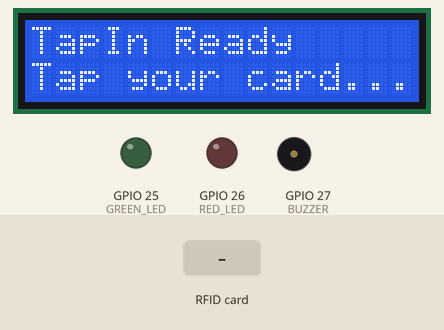
Simulated run of this sketch. Board: ESP32. Parts: 16×2 character LCD, output pins drawn as LEDs (lit = HIGH), buzzer (waves = sounding, pin HIGH). Inputs (shaded band) come from the test bench. What the sketch prints to the serial monitor is not drawn.

Above: at 3.6 s.
3.7 s: RFID card 5E 7A 19 C4 held to the reader
At 3.91 s:
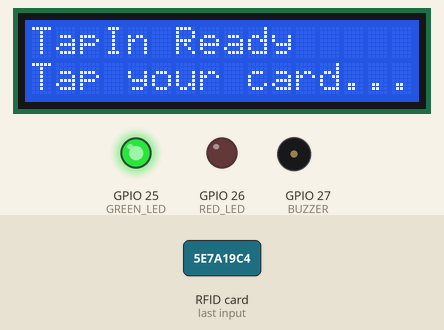
At 5.0 s:
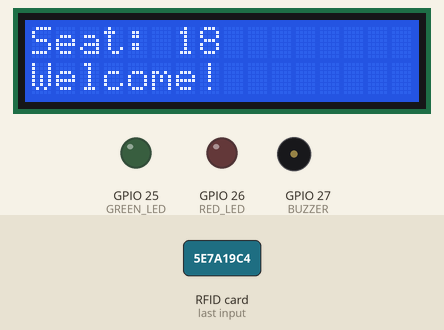
Timing chart, 0 to 6.7 s (numbered marks = the images above; inputs shaded):
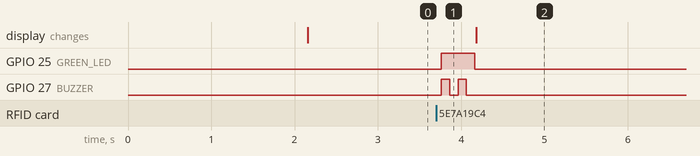

The sketch:

TapIn_Working_Corrected_TRIAL_.ino
```cpp
// ============================================
// TapIn RFID - WORKING VERSION
// ============================================
// Corrected pin configuration + Seat display, LED, Buzzer

#include <SPI.h>
#include <MFRC522.h>
#include <Wire.h>
#include <LiquidCrystal_I2C.h>

// CORRECTED PINS
#define SS_PIN 5
#define RST_PIN 0       // ← CORRECT PIN (was GPIO 4 - WRONG!)
#define SCK_PIN 14
#define MOSI_PIN 19
#define MISO_PIN 23

// LED and Buzzer pins
#define GREEN_LED 25
#define RED_LED 26
#define BUZZER 27

// LCD I2C (0x27 or 0x3F - adjust if needed)
LiquidCrystal_I2C lcd(0x27, 16, 2);

MFRC522 rfid(SS_PIN, RST_PIN);
MFRC522::MIFARE_Key key;

// Store current card UID
byte currentUID[4];
boolean cardPresent = false;

void setup() {
  Serial.begin(9600);   // ← CORRECT BAUD RATE (was 115200 - WRONG!)

  // Setup pins
  pinMode(GREEN_LED, OUTPUT);
  pinMode(RED_LED, OUTPUT);
  pinMode(BUZZER, OUTPUT);

  // Initialize LCD
  lcd.init();
  lcd.backlight();
  lcd.print("TapIn Loading...");
  delay(2000);
  lcd.clear();

  // Initialize SPI and RFID
  SPI.begin(SCK_PIN, MISO_PIN, MOSI_PIN, SS_PIN);
  rfid.PCD_Init();

  // Setup RFID key
  for (byte i = 0; i < 6; i++) {
    key.keyByte[i] = 0xFF;
  }

  // Initialize display
  lcd.setCursor(0, 0);
  lcd.print("TapIn Ready");
  lcd.setCursor(0, 1);
  lcd.print("Tap your card...");

  Serial.println(F("╔════════════════════════════════════════╗"));
  Serial.println(F("║          TapIn RFID System             ║"));
  Serial.println(F("║         CORRECTED VERSION             ║"));
  Serial.println(F("╚════════════════════════════════════════╝"));
  Serial.println(F("System ready. Waiting for cards..."));
}

void loop() {
  // Check if new card present
  if (!rfid.PICC_IsNewCardPresent()) {
    return;
  }

  // Check if card was read
  if (!rfid.PICC_ReadCardSerial()) {
    return;
  }

  // Get card type
  MFRC522::PICC_Type piccType = rfid.PICC_GetType(rfid.uid.sak);

  Serial.print(F("Card Type: "));
  Serial.println(rfid.PICC_GetTypeName(piccType));

  // Check if MIFARE Classic card
  if (piccType != MFRC522::PICC_TYPE_MIFARE_MINI &&
      piccType != MFRC522::PICC_TYPE_MIFARE_1K &&
      piccType != MFRC522::PICC_TYPE_MIFARE_4K) {
    Serial.println(F("✗ Not a MIFARE Classic card"));
    showError("Invalid Card");
    rfid.PICC_HaltA();
    rfid.PCD_StopCrypto1();
    return;
  }

  // Check if new card
  boolean newCard = false;
  if (rfid.uid.uidByte[0] != currentUID[0] ||
      rfid.uid.uidByte[1] != currentUID[1] ||
      rfid.uid.uidByte[2] != currentUID[2] ||
      rfid.uid.uidByte[3] != currentUID[3]) {
    newCard = true;

    // Store new UID
    for (byte i = 0; i < 4; i++) {
      currentUID[i] = rfid.uid.uidByte[i];
    }
  }

  if (newCard) {
    Serial.println(F("✓ New card detected"));

    // Print UID
    Serial.print(F("UID (Hex): "));
    printHex(rfid.uid.uidByte, rfid.uid.size);
    Serial.println();

    Serial.print(F("UID (Dec): "));
    printDec(rfid.uid.uidByte, rfid.uid.size);
    Serial.println();

    // Show success
    showSuccess();

    // Simulate seat assignment (you can replace with database lookup)
    int seatNumber = assignSeat(rfid.uid.uidByte);
    displaySeat(seatNumber);

  } else {
    Serial.println(F("Card read previously"));
  }

  // Halt PICC
  rfid.PICC_HaltA();
  rfid.PCD_StopCrypto1();

  delay(500);
}

// ============================================
// HELPER FUNCTIONS
// ============================================

void printHex(byte *buffer, byte bufferSize) {
  for (byte i = 0; i < bufferSize; i++) {
    Serial.print(buffer[i] < 0x10 ? " 0" : " ");
    Serial.print(buffer[i], HEX);
  }
}

void printDec(byte *buffer, byte bufferSize) {
  for (byte i = 0; i < bufferSize; i++) {
    Serial.print(buffer[i] < 0x10 ? " 0" : " ");
    Serial.print(buffer[i], DEC);
  }
}

// Show success feedback
void showSuccess() {
  digitalWrite(GREEN_LED, HIGH);

  // Beep buzzer
  for (int i = 0; i < 2; i++) {
    digitalWrite(BUZZER, HIGH);
    delay(100);
    digitalWrite(BUZZER, LOW);
    delay(100);
  }

  digitalWrite(GREEN_LED, LOW);
}

// Show error feedback
void showError(const char* message) {
  digitalWrite(RED_LED, HIGH);

  // Beep 3 times
  for (int i = 0; i < 3; i++) {
    digitalWrite(BUZZER, HIGH);
    delay(150);
    digitalWrite(BUZZER, LOW);
    delay(150);
  }

  digitalWrite(RED_LED, LOW);

  // Display error on LCD
  lcd.clear();
  lcd.print("Error:");
  lcd.setCursor(0, 1);
  lcd.print(message);
  delay(2000);
}

// Assign seat number (can be replaced with database query)
int assignSeat(byte *uid) {
  // Simple hash-based seat assignment
  // In production, query Supabase with the UID
  int seat = ((uid[0] + uid[1] + uid[2] + uid[3]) % 30) + 1;
  return seat;
}

// Display seat on LCD
void displaySeat(int seatNumber) {
  lcd.clear();
  lcd.setCursor(0, 0);
  lcd.print("Seat: ");
  lcd.print(seatNumber);
  lcd.setCursor(0, 1);
  lcd.print("Welcome!");

  Serial.print(F("Assigned Seat: "));
  Serial.println(seatNumber);

  delay(3000);

  // Return to ready state
  lcd.clear();
  lcd.setCursor(0, 0);
  lcd.print("TapIn Ready");
  lcd.setCursor(0, 1);
  lcd.print("Tap your card...");
}
```

Measured:
- after the input at 3.7 s, GPIO 25 (GREEN_LED): LOW → HIGH after 0.06 s, → LOW 0.40 s later; GPIO 27 (BUZZER): alternates HIGH for 0.10 s and LOW for 0.10 s, 4 changes in all, then stays LOW, starting after 0.06 s
